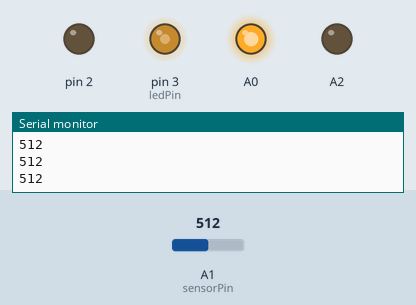
This sketch was run on a simulated Arduino Uno, built with avr-gcc and run on an emulated ATmega328P. Parts: output pins drawn as LEDs (lit = HIGH), the last lines printed to the serial monitor. The inputs (shaded band) are chosen by the test bench; at power-on: A1 (sensorPin) = 512.

Above: at 1.3 s.
1.4 s: A1 (sensorPin) set to 716
At 2.7 s:
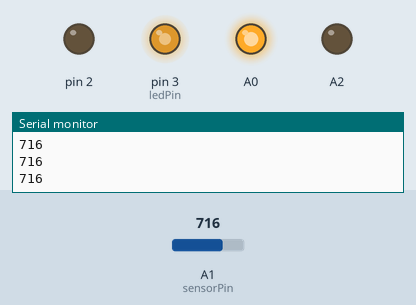
3.0 s: A1 (sensorPin) set to 900
At 4.0 s:
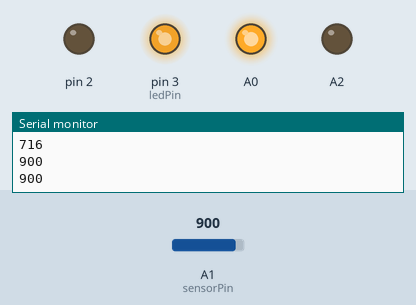
4.5 s: A1 (sensorPin) set to 122
At 5.2 s:
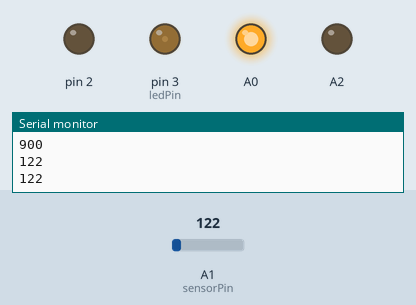
6.0 s: A1 (sensorPin) set to 0
At 6.3 s:
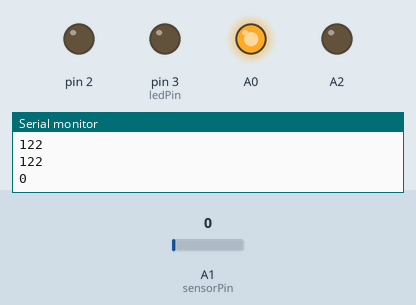
7.5 s: A1 (sensorPin) set to 511
At 8.7 s:
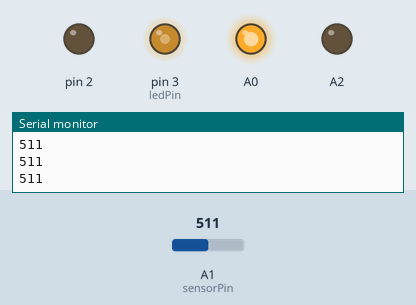
Timing chart, 0 to 10.0 s (numbered marks = the images above; inputs shaded):
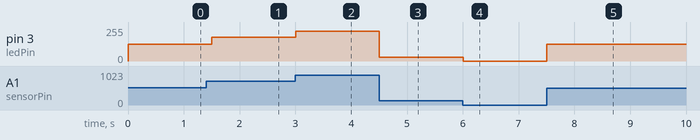

The sketch:

light_pot.ino
```cpp
int sensorPin = A1;
int ledPin = 3;
int sensorValue = 0;
int ledValue = 0;


void setup() {
  // put your setup code here, to run once:

  pinMode(sensorPin,INPUT);
  pinMode(ledPin,OUTPUT);
  pinMode(2,OUTPUT);
  digitalWrite(2,LOW);
  pinMode(A0,OUTPUT);
  digitalWrite(A0,HIGH);
  pinMode(A2,OUTPUT);
  digitalWrite(A2,LOW);
   Serial.begin(9600);


}

void loop() {
  // put your main code here, to run repeatedly:

   sensorValue = analogRead(sensorPin);
   ledValue = map(sensorValue,0,1023,0,255);
   Serial.println(sensorValue);
   analogWrite(ledPin,ledValue);
   delay(500);


}
```

Measured:
- after the input at 1.4 s, pin 3 (ledPin): 127/255 → 178/255 after 0.10 s
- after the input at 3.0 s, pin 3 (ledPin): 178/255 → 224/255 at once
- after the input at 4.5 s, pin 3 (ledPin): 224/255 → 30/255 at once
- after the input at 6.0 s, pin 3 (ledPin): 30/255 → 0/255 at once
- after the input at 7.5 s, pin 3 (ledPin): 0/255 → 127/255 at once
